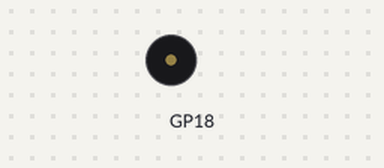
Simulated run of this program. Board: Raspberry Pi Pico running CircuitPython. Parts: buzzer (waves = sounding). Random numbers come from a fixed seed; no MQTT or app messages arrive unless stated; what the program prints to the serial console is not drawn.

Above: at 0.1 s.
At 1.51 s:
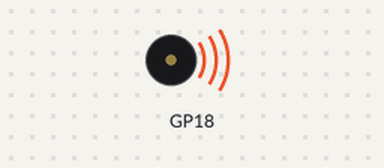
Timing chart, 0 to 3.1 s (numbered marks = the images above):
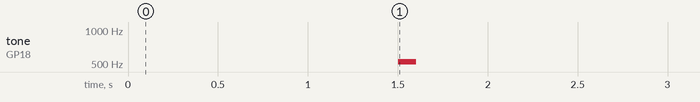

The program:

24_adafruitio.py
```python
'''
Adafruit IO using CircuitPython on Raspberry Pi Pico W
  - Tested with CircuitPython 8.0.0-beta.6

Additional libraries
  https://circuitpython.org/libraries
    - adafruit_requests.mpy
    - simpleio.mpy
    - adafruit_io
    - adafruit_minimqtt
    - adafruit_register
    - simpleio.mpy

References:
[1] https://learn.adafruit.com/pico-w-wifi-with-circuitpython/pico-w-with-adafruit-io
'''

import os
import time
import ssl
import wifi
import socketpool
import microcontroller
import board
import busio
import adafruit_requests
import analogio
import simpleio
import random
from adafruit_io.adafruit_io import IO_HTTP, AdafruitIO_RequestError

# Get wifi details from a settings.toml file
print(os.getenv("test_env_file"))
ssid = os.getenv("WIFI_SSID")
password = os.getenv("WIFI_PASSWORD")
aio_username = os.getenv("aio_username")
aio_key = os.getenv("aio_key")

# Buzzer
NOTE_G4 = 392
NOTE_C5 = 523
buzzer = board.GP18

# WiFi Connection
wifi.radio.connect(ssid,password)
pool = socketpool.SocketPool(wifi.radio)
requests = adafruit_requests.Session(pool, ssl.create_default_context())
simpleio.tone(buzzer, NOTE_C5, duration=0.1)

# Initialize an Adafruit IO HTTP API object
io = IO_HTTP(aio_username, aio_key, requests)
print("connected to io")

# Create feed. Please make sure same as at adafruit IO.
picowData1_feed = io.get_feed("picow.data1")
picowData2_feed = io.get_feed("picow.data2")

#  pack feed names into an array for the loop
feed_names = [picowData1_feed, picowData2_feed]
print("feeds created")

clock = 300

while True:
    try:
        while not wifi.radio.ipv4_address or "0.0.0.0" in repr(wifi.radio.ipv4_address):
            print(f"Reconnecting to WiFi...")
            wifi.radio.connect(ssid, password)
        #  when the clock runs out..
        if clock > 300:
            # Dummy Value
            data1 = round(random.uniform(25,35),2)
            data2 = round(random.uniform(75,90),2)
            print("\nUpdating Adafruit IO...")

            #  send data to respective feeds
            data = [data1, data2]
            for z in range(len(data)):
                io.send_data(feed_names[z]["key"], data[z])
                print("sent %0.1f" % data[z])
                time.sleep(1)
            #  print sensor data to the REPL
            print("Data 1 = {:.2f}".format(data1))
            print("Data 2 = {:.2f}".format(data2))
            print()
            time.sleep(1)
            #  reset clock
            clock = 0
        else:
            clock += 1
    # pylint: disable=broad-except
    #  any errors, reset Pico W
    except Exception as e:
        print("Error:\n", str(e))
        print("Resetting microcontroller in 10 seconds")
        time.sleep(10)
        microcontroller.reset()
    #  delay
    time.sleep(1)
    print(clock)
```
